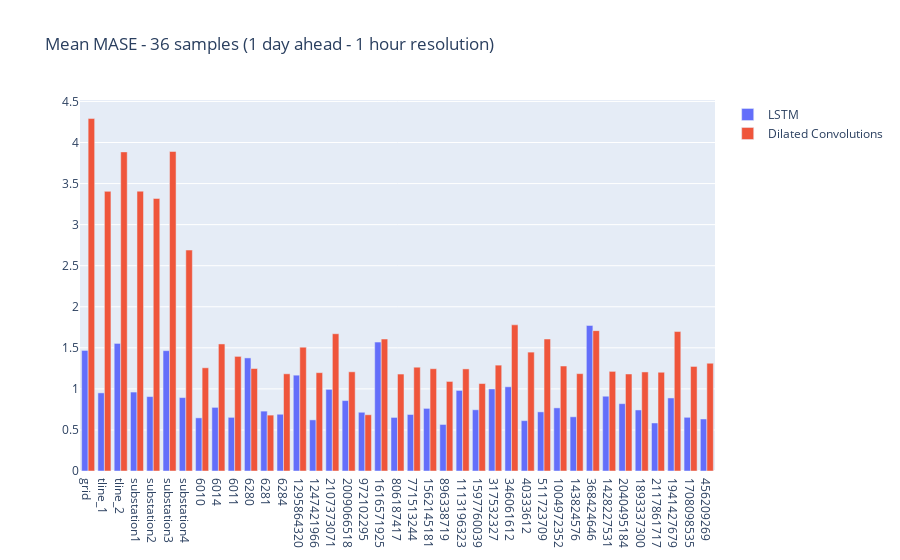

Notebook cell for this chart:
### Markdown cell above
plot error in chart

### Code cell
fig = go.Figure(data=[
    go.Bar(name='LSTM', x=const.TS, y=mase_vals_lstm),
    go.Bar(name='Dilated Convolutions', x=const.TS, y=mase_vals_cnn)
])
# Change the bar mode
fig.update_layout(barmode='group')
fig.update_layout(title='Mean MASE - 36 samples (1 day ahead - 1 hour resolution)')
fig.show()
